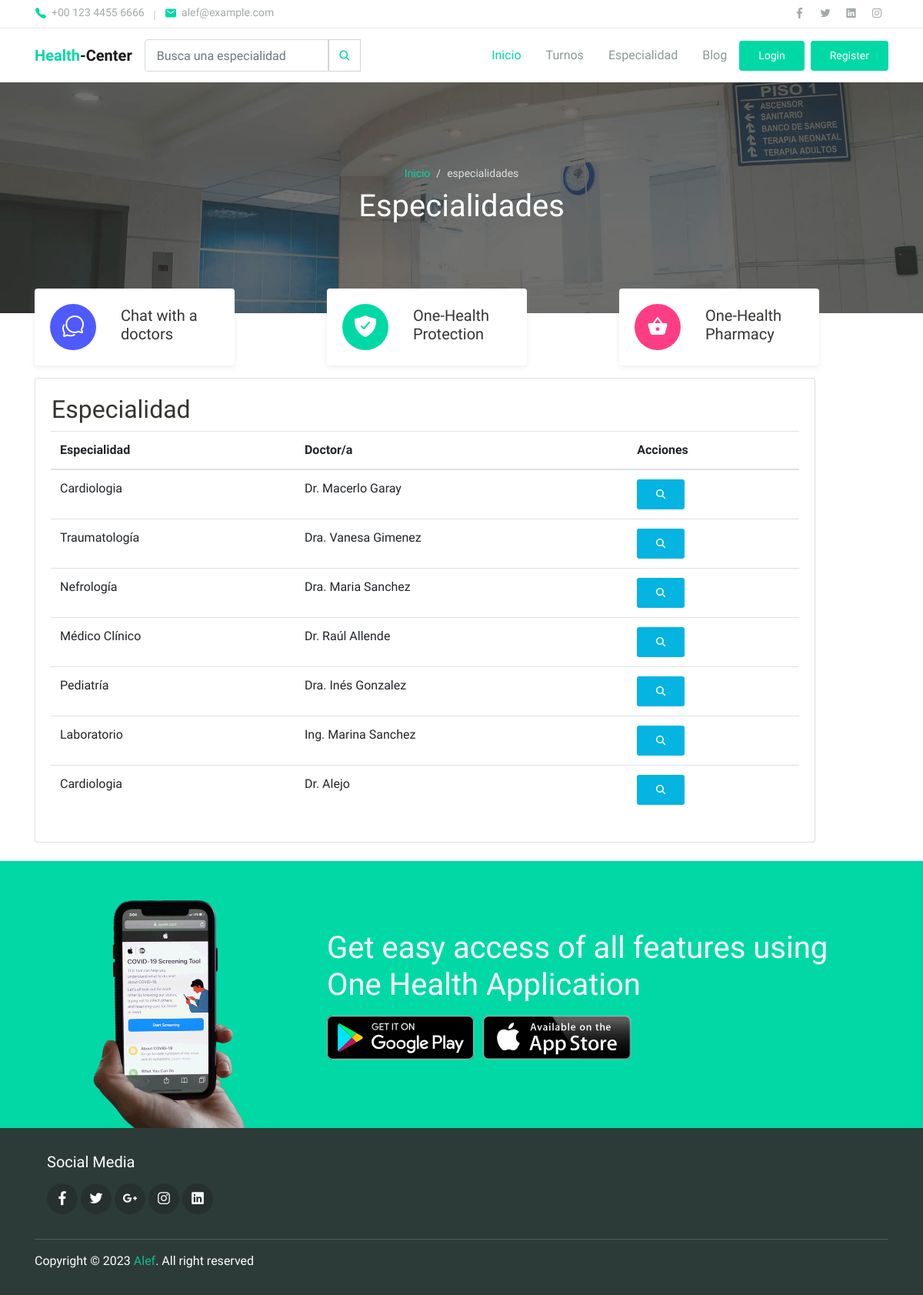
/aplicacion/especialidad/, run on the app's committed database.
### aplicacion/models.py (models this page shows, shortened)
class Especialidad (models.Model):
    nombre = models.CharField(max_length=50)
    doctor = models.CharField(max_length=50)

### aplicacion/views.py (the view)
# urls.py: path('especialidad/', EspecialidadList.as_view(), name="especialidad"),
class EspecialidadList(ListView):
    model = Especialidad

### aplicacion/templates/aplicacion/especialidad_list.html (shortened to what this page needs)
{% extends 'aplicacion/base.html' %}
{% load static %}
{% block contenido %}
<div class="page-banner overlay-dark bg-image" style="background-image: url('{% static "aplicacion/assets/img/bg_image_1.jpg" %}');">
  <div class="banner-section">
    <div class="container text-center wow fadeInUp">
      <nav aria-label="Breadcrumb">
        <ol class="breadcrumb breadcrumb-dark bg-transparent justify-content-center py-0 mb-2">
          <li class="breadcrumb-item"><a href="{% url 'inicio' %}">Inicio</a></li>
          <li class="breadcrumb-item active" aria-current="page">especialidades</li>
        </ol>
      </nav>
      <h1 class="font-weight-normal">Especialidades</h1>
    </div>
  </div>
</div>
<div class="page-section py-3 mt-md-n5 custom-index">
  <div class="container">
    <div class="row justify-content-center">
      <div class="col-md-4 py-3 py-md-0">
        <div class="card-service wow fadeInUp">
          <div class="circle-shape bg-secondary text-white">
            <span class="mai-chatbubbles-outline"></span>
          </div>
          <p><span>Chat</span> with a doctors</p>
        </div>
      </div>
      <div class="col-md-4 py-3 py-md-0">
        <div class="card-service wow fadeInUp">
          <div class="circle-shape bg-primary text-white">
            <span class="mai-shield-checkmark"></span>
          </div>
          <p><span>One</span>-Health Protection</p>
        </div>
      </div>
      <div class="col-md-4 py-3 py-md-0">
        <div class="card-service wow fadeInUp">
          <div class="circle-shape bg-accent text-white">
            <span class="mai-basket"></span>
          </div>
          <p><span>One</span>-Health Pharmacy</p>
        </div>
      </div>
    </div>
  </div>
</div>
<div class="container">
  <div class="row">
      <div class="col-md-11 offset-md-0">
          <div class="card">
              <div class="card-body">
                  <table>
                      <tr>
                          <td width="200"><h2>Especialidad</h2></td>
                      </tr>
                  </table>
                  <div style="display: flex; justify-content: center;">
                      <table class="table">
                          <thead>
                              <tr>
                                  <th>Especialidad</th>
                                  <th>Doctor/a</th>
                                  <th>Acciones</th>
                              </tr>
                          </thead>
                          <tbody>
                              {% for p in especialidad_list %}
                              <tr>
                                  <td>{{ p.nombre }}</td>
                                  <td>{{ p.doctor }}</td>
                                  <td>
                                      <a href="{% url 'detail_especialidad' p.id %}" class="btn btn-info btn-sm">
                                          <i class="fas fa-search fa-sm" title="Ampliar info"></i>
                                      </a>
                                  </td>
                              </tr>
                              {% endfor %}
                          </tbody>
                      </table>
                  </div>
              </div>
          </div>
      </div>
  </div>
</div>
<br>
{% endblock contenido %}

### aplicacion/static/aplicacion/css/theme.css (style rules this page uses)
:root { --primary: #00D9A5; --accent: #FF3D85; --secondary: #4E5AFE; --warning: #EED818; --info: #05B4E1; --danger: #FF4943; --success: #96C93D; --dark: #343531; --light: #F5F9F6; --cs: #596261; --grey: #6E807A; }
body { font-family: "Source Sans Pro", sans-serif; line-height: 1.5; color: #343531; }
a { color: #07be94; text-decoration: none; background-color: transparent; }
.bg-primary { background-color: #00D9A5 !important; }
.bg-accent { background-color: #FF3D85 !important; }
.bg-secondary { background-color: #4E5AFE !important; }
.btn-info { color: #fff; background-color: #05B4E1; border-color: transparent; }
.btn { padding: 8px 24px; }
.breadcrumb { background-color: #f8f9fa; }
.breadcrumb-dark .breadcrumb-item a { color: #00D9A5; }
.breadcrumb-dark .breadcrumb-item + .breadcrumb-item::before { display: inline-block; padding-right: 0.5rem; color: rgba(255, 255, 255, 0.8); content: "/"; }
.breadcrumb-dark .breadcrumb-item.active { color: rgba(255, 255, 255, 0.8); }
.bg-image { position: relative; background-position: center center; background-size: cover; background-repeat: no-repeat; }
.bg-image > * { position: relative; z-index: 10; }
.page-section { position: relative; padding-top: 80px; padding-bottom: 80px; overflow: hidden; }
.page-banner { position: relative; height: 300px; z-index: 10; }
.page-hero.overlay-dark::before, .page-banner.overlay-dark::before { content: ""; position: absolute; top: 0; left: 0; width: 100%; height: 100%; background: rgba(52, 53, 49, 0.7); z-index: 1; }
.page-banner .breadcrumb-item, .page-banner .breadcrumb-item a { font-size: 14px; }
.hero-section, .banner-section { position: relative; display: -ms-flexbox; display: flex; -ms-flex-align: center; align-items: center; -ms-flex-pack: center; justify-content: center; height: 100%; color: #ffffff; z-index: 10; }
.card-service { display: inline-flex; flex-direction: row; align-items: center; padding: 20px; margin: 0 auto; width: 100%; height: 100px; font-size: 20px; line-height: normal; background-color: #fff; border-radius: 4px; box-shadow: 0 2px 6px rgba(154, 159, 151, 0.2); }
.card-service p { margin-top: 10px; margin-left: 32px; }
.circle-shape { flex-shrink: 0; padding: 0; width: 60px; height: 60px; line-height: 64px; border-radius: 50%; text-align: center; font-size: 32px; }
@media (min-width: 768px) { .card-service { width: 260px; } }
.custom-index { z-index: 11; }

### data on the page
Especialidad: nombre "Cardiologia", doctor "Dr. Macerlo Garay"
Especialidad: nombre "Traumatología", doctor "Dra. Vanesa Gimenez"
Especialidad: nombre "Nefrología", doctor "Dra. Maria Sanchez"
Especialidad: nombre "Médico Clínico", doctor "Dr. Raúl Allende"
Especialidad: nombre "Pediatría", doctor "Dra. Inés Gonzalez"
Especialidad: nombre "Laboratorio", doctor "Ing. Marina Sanchez"
Especialidad: nombre "Cardiologia", doctor "Dr. Alejo"
